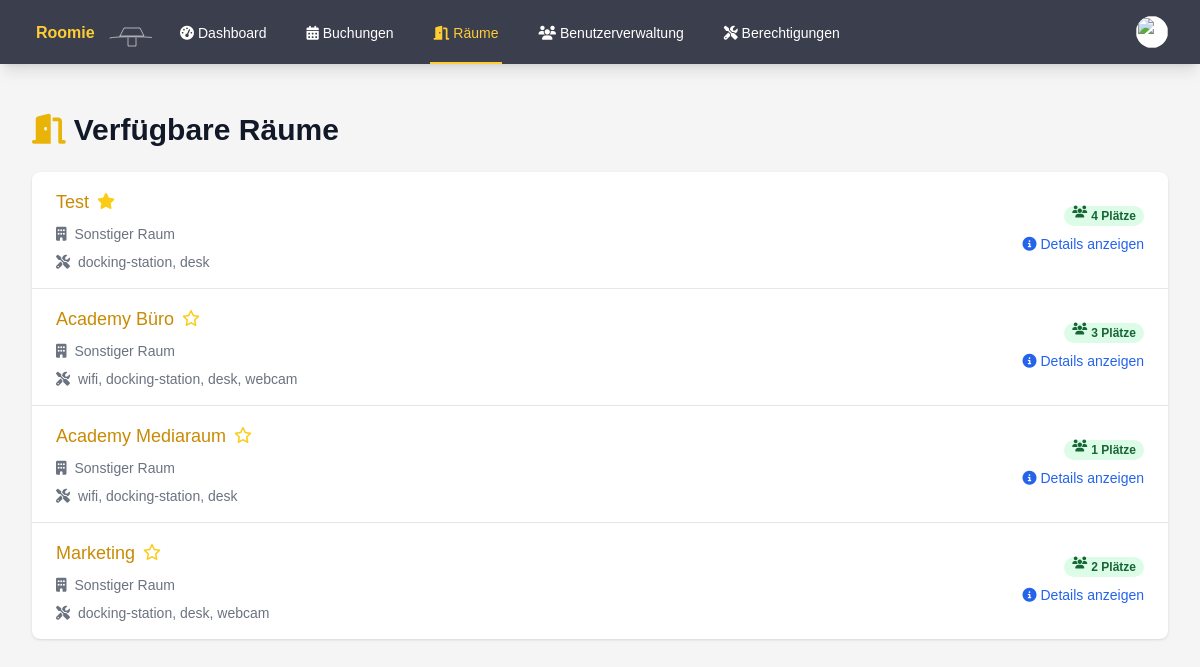
The app's page /rooms.php (signed in), older data.
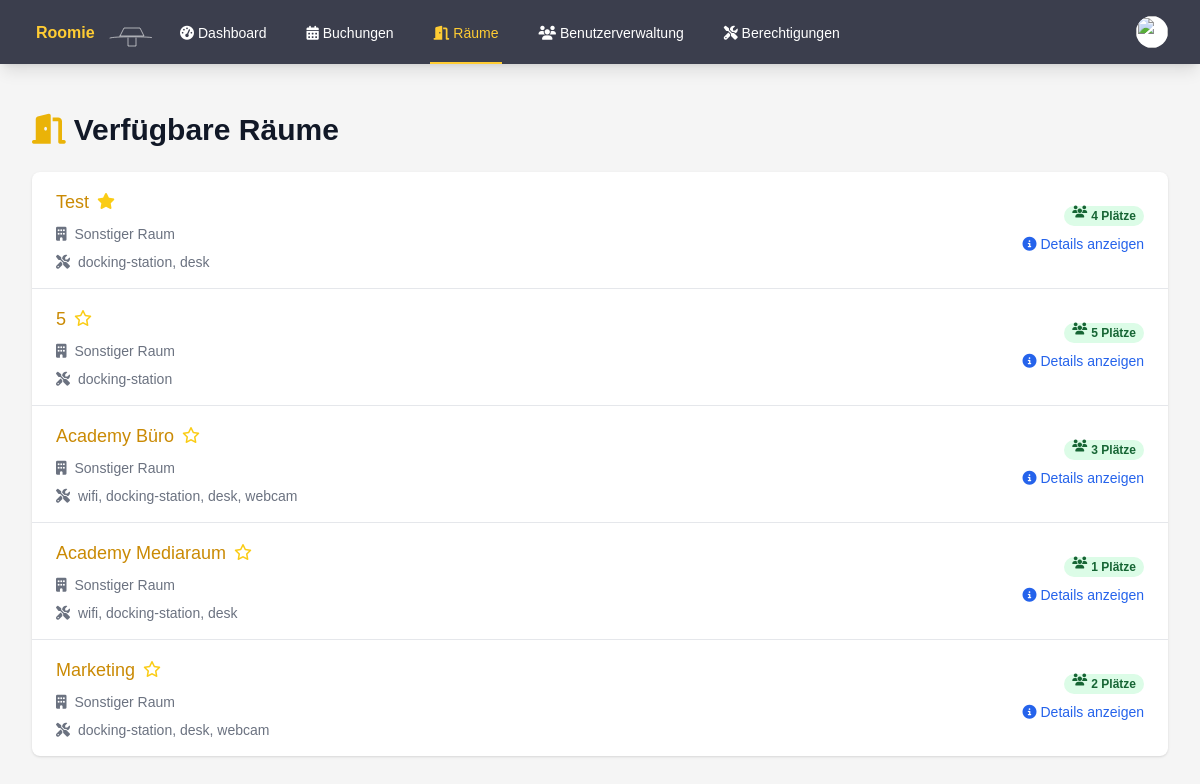
The same page, newer data.
### tables this page shows
CREATE TABLE rooms (
        id INTEGER PRIMARY KEY AUTOINCREMENT,
        name TEXT NOT NULL,
        number TEXT,
        type TEXT NOT NULL,
        capacity INTEGER DEFAULT 0,
        is_favorite INTEGER DEFAULT 0,
        equipment TEXT,
        grid_position INTEGER
    );

### auth.php (called while the page is built, shortened)
<?php
function isAdmin() {
    return isset($_SESSION['is_admin']) && $_SESSION['is_admin'] == 1;
}

### rooms.php (the view, shortened to what this page needs)
<?php
require_once 'auth.php';
$current_page = basename($_SERVER['PHP_SELF']);
try {
    $db = getDatabaseConnection();
    $stmt = $db->query('SELECT r.id, r.name, r.type, r.capacity, r.equipment, r.is_favorite
                        FROM rooms r
                        ORDER BY r.is_favorite DESC, r.name');
    $rooms = $stmt->fetchAll(PDO::FETCH_ASSOC);
} catch (PDOException $e) {
    $error = "Datenbankfehler: " . $e->getMessage();
}
function getRoomTypeName($type)
{
    switch ($type) {
        default:
            return 'Sonstiger Raum';
    }
}
?>
<!DOCTYPE html>
<html lang="de">
<head>
    <script src="https://cdn.tailwindcss.com"></script>
    <link rel="stylesheet" href="https://cdnjs.cloudflare.com/ajax/libs/font-awesome/6.4.0/css/all.min.css">
    <link rel="stylesheet" href="styles.css">
</head>
<body class="bg-custom-background">
    <nav class="bg-custom-nav shadow-lg" x-data="{ open: false }">
        <div class="max-w-7xl mx-auto px-4 sm:px-6 lg:px-8">
            <div class="flex justify-between h-16">
                <div class="flex">
                    <div class="flex-shrink-0 flex items-center">
                        <a href="index.php">
                            <img class="h-8 w-auto" src="test.svg" alt="Roomie Logo">
                        </a>
                    </div>
                    <div class="hidden sm:ml-6 sm:flex sm:space-x-8">
                        <a href="index.php" class="inline-flex items-center px-1 pt-1 border-b-2 text-sm font-medium <?php echo $current_page == 'index.php' ? 'active' : 'inactive'; ?>">
                            <i class="fas fa-tachometer-alt mr-1"></i>Dashboard
                        </a>
                        <a href="bookings.php" class="inline-flex items-center px-1 pt-1 border-b-2 text-sm font-medium <?php echo $current_page == 'bookings.php' ? 'active' : 'inactive'; ?>">
                            <i class="fas fa-calendar-alt mr-1"></i>Buchungen
                        </a>
                        <a href="rooms.php" class="inline-flex items-center px-1 pt-1 border-b-2 text-sm font-medium <?php echo $current_page == 'rooms.php' ? 'active' : 'inactive'; ?>">
                            <i class="fas fa-door-open mr-1"></i>Räume
                        </a>
                        <?php if (isAdmin()) : ?>
                            <a href="admin_users.php" class="inline-flex items-center px-1 pt-1 border-b-2 text-sm font-medium <?php echo $current_page == 'admin_users.php' ? 'active' : 'inactive'; ?>">
                                <i class="fas fa-users mr-1"></i>Benutzerverwaltung
                            </a>
                            <a href="admin_permissions.php" class="inline-flex items-center px-1 pt-1 border-b-2 text-sm font-medium text-white <?php echo $current_page == 'admin_permissions.php' ? 'border-yellow-400' : 'border-transparent'; ?>">
                                <i class="fas fa-tools"></i>&nbsp;Berechtigungen
                            </a>
                        <?php endif; ?>
                    </div>
                </div>
                <div class="hidden sm:ml-6 sm:flex sm:items-center">
                    <div class="ml-3 relative" x-data="{ open: false }">
                        <div>
                            <button @click="open = !open" class="bg-white rounded-full flex text-sm focus:outline-none focus:ring-2 focus:ring-offset-2 focus:ring-yellow-500" id="user-menu" aria-haspopup="true" x-bind:aria-expanded="open">
                                <img class="h-8 w-8 rounded-full" src="https://images.unsplash.com/photo-1472099645785-5658abf4ff4e?ixlib=rb-1.2.1&ixid=eyJhcHBfaWQiOjEyMDd9&auto=format&fit=facearea&facepad=2&w=256&h=256&q=80" alt="">
                            </button>
                        </div>
                    </div>
                </div>
            </div>
        </div>
    </nav>
    <div class="max-w-7xl mx-auto py-6 sm:px-6 lg:px-8">
        <div class="px-4 py-6 sm:px-0">
            <h1 class="text-3xl font-bold text-gray-900 mb-6">
                <i class="fas fa-door-open text-yellow-500 mr-2"></i>Verfügbare Räume
            </h1>
            <div class="bg-white shadow overflow-hidden sm:rounded-lg">
                <ul class="divide-y divide-gray-200">
                    <?php foreach ($rooms as $room) : ?>
                        <li class="hover:bg-gray-50 transition duration-150 ease-in-out">
                            <div class="px-4 py-4 sm:px-6 flex justify-between items-center">
                                <div class="flex-1 min-w-0">
                                    <div class="flex items-center">
                                        <a href="room_details.php?id=<?php echo $room['id']; ?>" class="text-lg font-medium text-yellow-600 truncate hover:underline">
                                            <?php echo htmlspecialchars($room['name']); ?>
                                        </a>
                                        <form method="POST" action="rooms.php" class="ml-2">
                                            <button type="submit" class="focus:outline-none">
                                                <i class="<?php echo $room['is_favorite'] ? 'fas' : 'far'; ?> fa-star text-yellow-400 hover:text-yellow-500 transition duration-150 ease-in-out"></i>
                                            </button>
                                        </form>
                                    </div>
                                    <div class="mt-2 flex items-center text-sm text-gray-500">
                                        <i class="fas fa-building mr-2"></i>
                                        <?php echo htmlspecialchars(getRoomTypeName($room['type'])); ?>
                                    </div>
                                    <div class="mt-2 flex items-center text-sm text-gray-500">
                                        <i class="fas fa-tools mr-2"></i>
                                        <?php echo htmlspecialchars(implode(', ', json_decode($room['equipment'], true) ?? [])); ?>
                                    </div>
                                </div>
                                <div class="ml-4 flex-shrink-0 flex flex-col items-end">
                                    <span class="px-2 inline-flex text-xs leading-5 font-semibold rounded-full bg-green-100 text-green-800">
                                        <i class="fas fa-users mr-1"></i><?php echo $room['capacity']; ?> Plätze
                                    </span>
                                    <a href="room_details.php?id=<?php echo $room['id']; ?>" class="mt-2 text-blue-600 hover:text-blue-800 text-sm font-medium">
                                        <i class="fas fa-info-circle mr-1"></i>Details anzeigen
                                    </a>
                                </div>
                            </div>
                        </li>
                    <?php endforeach; ?>
                </ul>
            </div>
        </div>
    </div>
</body>
</html>

### styles.css (style rules this page uses)
.active { color: #ffcc33 !important; border-color: #ffcc33 !important; }
.inactive { color: #fff !important; border-color: transparent !important; }
body { font-family: 'Source Sans 3', sans-serif; }
.bg-custom-nav { background-color: #3b3e4d; }
.bg-custom-background { background-color: #f5f5f5; }

Row changes from the older to the newer data that the page shows:
added rooms: name "5", is_favorite 0 (drawn), type "Sonstiger Raum", equipment "docking-station", capacity "5"
